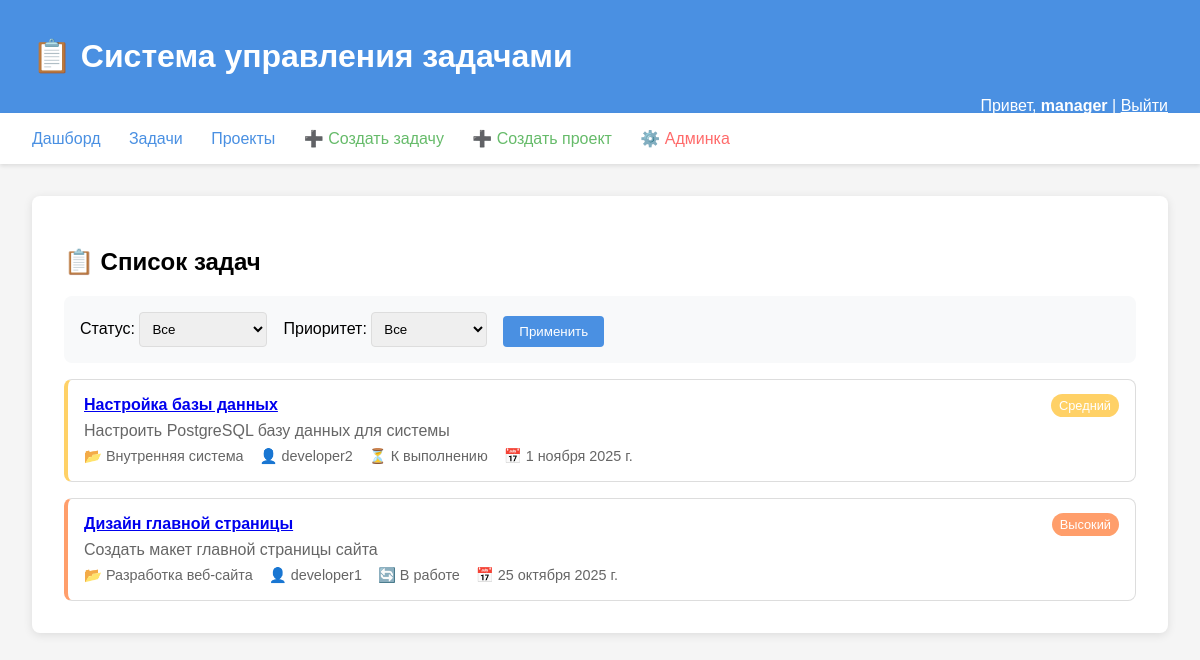
The app's page /lab6/tasks/ (signed in) with its own data.
### lab6/models.py (models this page shows, shortened)
class Task(models.Model):
    PRIORITY_CHOICES = [
        ('low', 'Низкий'),
        ('medium', 'Средний'),
        ('high', 'Высокий'),
        ('critical', 'Критический'),
    ]
    STATUS_CHOICES = [
        ('todo', 'К выполнению'),
        ('in_progress', 'В работе'),
        ('review', 'На проверке'),
        ('done', 'Выполнено'),
    ]
    title = models.CharField(max_length=200, verbose_name="Название задачи")
    description = models.TextField(verbose_name="Описание")
    project = models.ForeignKey(Project, on_delete=models.CASCADE, verbose_name="Проект")
    assigned_to = models.ForeignKey(User, on_delete=models.SET_NULL, null=True, blank=True,
                                  verbose_name="Исполнитель")
    created_by = models.ForeignKey(User, on_delete=models.CASCADE, related_name='created_tasks',
                                 verbose_name="Создатель")
    priority = models.CharField(max_length=20, choices=PRIORITY_CHOICES, default='medium',
                              verbose_name="Приоритет")
    status = models.CharField(max_length=20, choices=STATUS_CHOICES, default='todo',
                            verbose_name="Статус")
    due_date = models.DateField(null=True, blank=True, verbose_name="Срок выполнения")
    created_at = models.DateTimeField(auto_now_add=True, verbose_name="Дата создания")
    updated_at = models.DateTimeField(auto_now=True, verbose_name="Дата обновления")
    class Meta:
        verbose_name = "Задача"
        verbose_name_plural = "Задачи"
        ordering = ['-priority', '-created_at']
        permissions = [
            ("can_assign_tasks", "Может назначать задачи"),
            ("can_change_status", "Может менять статус задач"),
        ]

class Project(models.Model):
    name = models.CharField(max_length=100, verbose_name="Название проекта")
    description = models.TextField(verbose_name="Описание")
    created_by = models.ForeignKey(User, on_delete=models.CASCADE, verbose_name="Создатель")
    created_at = models.DateTimeField(auto_now_add=True, verbose_name="Дата создания")
    is_public = models.BooleanField(default=False, verbose_name="Публичный проект")
    class Meta:
        verbose_name = "Проект"
        verbose_name_plural = "Проекты"
        permissions = [
            ("can_manage_projects", "Может управлять проектами"),
        ]

### lab6/views.py (the view)
# urls.py: path('tasks/', views.task_list, name='task_list'),
@login_required
def task_list(request):
    status_filter = request.GET.get('status', '')
    priority_filter = request.GET.get('priority', '')
    tasks = Task.objects.filter(
        Q(assigned_to=request.user) | Q(created_by=request.user) |
        Q(project__is_public=True) | Q(project__created_by=request.user)
    ).distinct()
    if status_filter:
        tasks = tasks.filter(status=status_filter)
    if priority_filter:
        tasks = tasks.filter(priority=priority_filter)
    context = {
        'tasks': tasks,
        'status_filter': status_filter,
        'priority_filter': priority_filter,
        'is_manager': is_manager(request.user),
    }
    return render(request, 'lab6/task_list.html', context)

### lab6/views.py (called while the page is built)
def is_manager(user):
    return user.has_perm('lab6.can_assign_tasks') or user.is_staff

### templates/lab6/task_list.html (shortened to what this page needs)
{% extends "lab6/base.html" %}
{% block content %}
<h2>📋 Список задач</h2>
<div style="background: #f8f9fa; padding: 1rem; border-radius: 8px; margin-bottom: 1rem;">
    <form method="get" style="display: flex; gap: 1rem; align-items: end;">
        <div>
            <label>Статус:</label>
            <select name="status" style="padding: 0.5rem; border: 1px solid #ddd; border-radius: 4px;">
                <option value="">Все</option>
            </select>
        </div>
        <div>
            <label>Приоритет:</label>
            <select name="priority" style="padding: 0.5rem; border: 1px solid #ddd; border-radius: 4px;">
                <option value="">Все</option>
            </select>
        </div>
        <button type="submit" class="btn btn-primary">Применить</button>
    </form>
</div>
{% if tasks %}
    <div style="display: grid; gap: 1rem;">
        {% for task in tasks %}
        <div style="border: 1px solid #ddd; padding: 1rem; border-radius: 8px;
                    border-left: 4px solid
                    {% if task.priority == 'critical' %}#FF6B6B
                    {% elif task.priority == 'high' %}#FF9E6B
                    {% elif task.priority == 'medium' %}#FFD166
                    {% else %}#06D6A0{% endif %};">
            <div style="display: flex; justify-content: between; align-items: start;">
                <div style="flex: 1;">
                    <h4 style="margin: 0 0 0.5rem 0;">
                        <a href="/lab6/tasks/{{ task.id }}/">{{ task.title }}</a>
                    </h4>
                    <p style="margin: 0 0 0.5rem 0; color: #666;">{{ task.description|truncatewords:20 }}</p>
                    <div style="display: flex; gap: 1rem; font-size: 0.9rem; color: #666;">
                        <span>📂 {{ task.project.name }}</span>
                        <span>👤 {{ task.assigned_to.username|default:"Не назначен" }}</span>
                        <span>
                            {% if task.status == 'todo' %}⏳ К выполнению
                            {% elif task.status == 'in_progress' %}🔄 В работе
                            {% elif task.status == 'review' %}👀 На проверке
                            {% elif task.status == 'done' %}✅ Выполнено
                            {% endif %}
                        </span>
                        {% if task.due_date %}
                            <span>📅 {{ task.due_date }}</span>
                        {% endif %}
                    </div>
                </div>
                <div style="text-align: right;">
                    <span style="background:
                        {% if task.priority == 'critical' %}#FF6B6B
                        {% elif task.priority == 'high' %}#FF9E6B
                        {% elif task.priority == 'medium' %}#FFD166
                        {% else %}#06D6A0{% endif %};
                        color: white; padding: 0.25rem 0.5rem; border-radius: 12px; font-size: 0.8rem;">
                        {{ task.get_priority_display }}
                    </span>
                </div>
            </div>
        </div>
        {% endfor %}
    </div>
{% endif %}
{% endblock %}

### templates/lab6/base.html (shortened to what this page needs)
<!DOCTYPE html>
<html>
<head>
</head>
<body>
    <div class="header">
        <h1>📋 Система управления задачами</h1>
        <div class="user-info">
            {% if user.is_authenticated %}
                Привет, <strong>{{ user.username }}</strong> |
                <a href="/lab6/logout/" style="color: white;">Выйти</a>
            {% else %}
                <a href="/lab6/login/" style="color: white;">Войти</a> |
                <a href="/lab6/register/" style="color: white;">Регистрация</a>
            {% endif %}
        </div>
    </div>
    {% if user.is_authenticated %}
<div class="nav">
    <a href="/lab6/">Дашборд</a>
    <a href="/lab6/tasks/">Задачи</a>
    <a href="/lab6/projects/">Проекты</a>
    {% if perms.lab6.can_assign_tasks or user.is_staff %}
        <a href="/lab6/tasks/create/" style="color: #66BB6A;">➕ Создать задачу</a>
    {% endif %}
    <a href="/lab6/projects/create/" style="color: #66BB6A;">➕ Создать проект</a>
    {% if user.is_staff %}
        <a href="/lab6/admin/" style="color: #FF6B6B;">⚙️ Админка</a>
    {% endif %}
</div>
{% endif %}
    <div class="container">
        <div class="content">
            {% block content %}{% endblock %}
        </div>
    </div>
</body>
</html>

### templates/lab6/base.html (style rules this page uses)
body { font-family: Arial, sans-serif; margin: 0; padding: 0; background: #f5f5f5; }
.header { background: #4A90E2; color: white; padding: 1rem 2rem; }
.nav { background: white; padding: 1rem 2rem; box-shadow: 0 2px 4px rgba(0,0,0,0.1); }
.nav a { margin-right: 1.5rem; text-decoration: none; color: #4A90E2; font-weight: 500; }
.container { max-width: 1200px; margin: 2rem auto; padding: 0 2rem; }
.content { background: white; padding: 2rem; border-radius: 8px; box-shadow: 0 2px 10px rgba(0,0,0,0.1); }
.btn { padding: 0.5rem 1rem; border: none; border-radius: 4px; cursor: pointer; text-decoration: none; display: inline-block; }
.btn-primary { background: #4A90E2; color: white; }
.user-info { float: right; color: white; }

### records on screen
Task: title "Настройка базы данных", description "Настроить PostgreSQL базу данных для системы", project.name "Внутренняя система", assigned_to.username "developer2", status "⏳ К выполнению", due_date "1 ноября 2025 г.", priority "Средний"
Task: title "Дизайн главной страницы", description "Создать макет главной страницы сайта", project.name "Разработка веб-сайта", assigned_to.username "developer1", status "🔄 В работе", due_date "25 октября 2025 г.", priority "Высокий"

### other values on screen
{{ user.username }} "manager"
